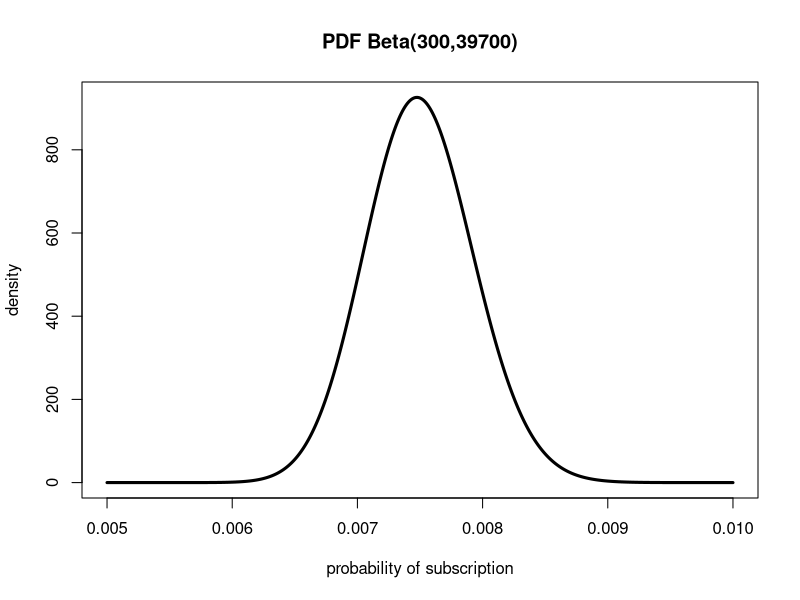
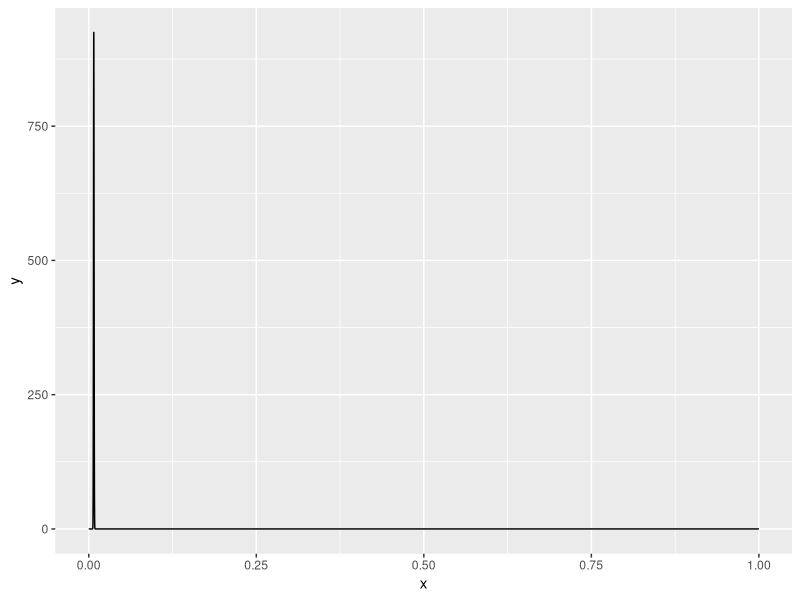
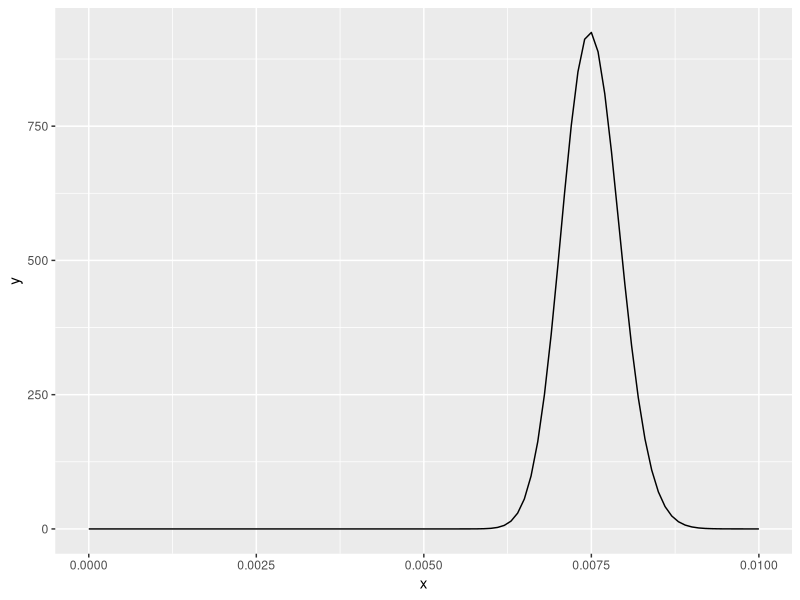
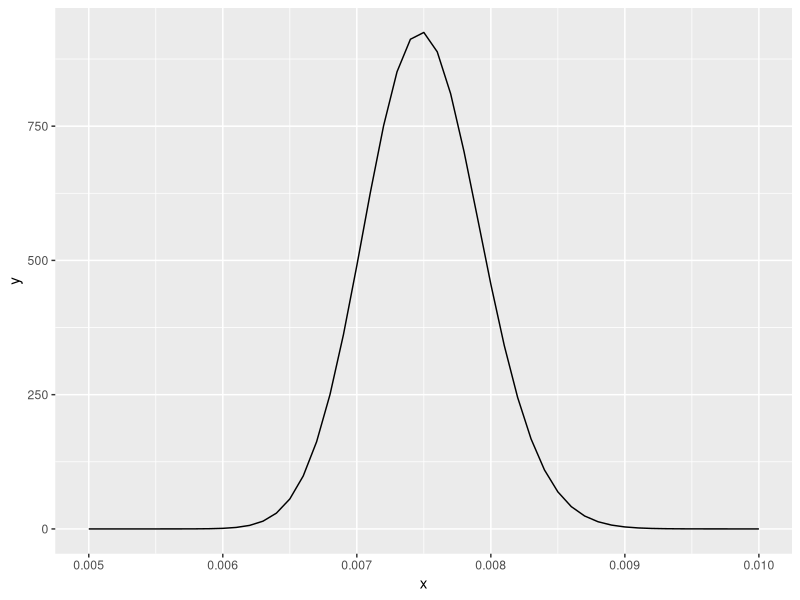
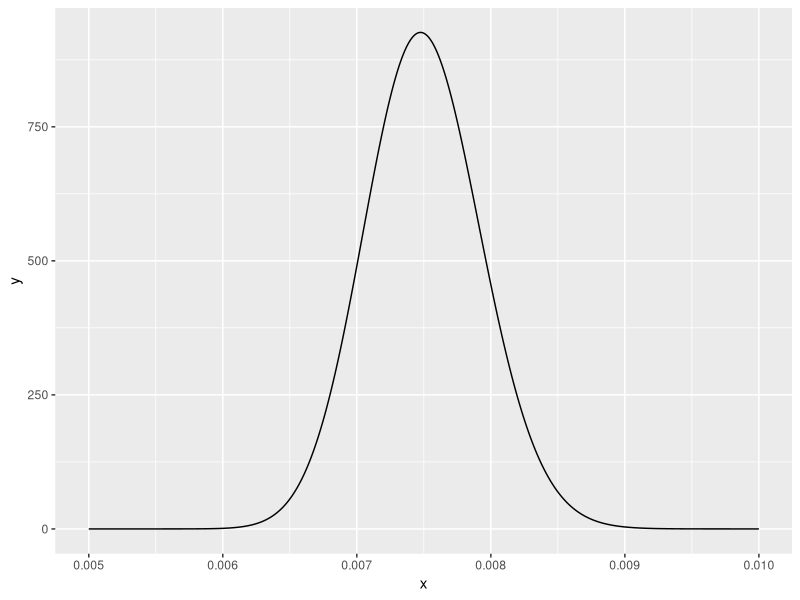
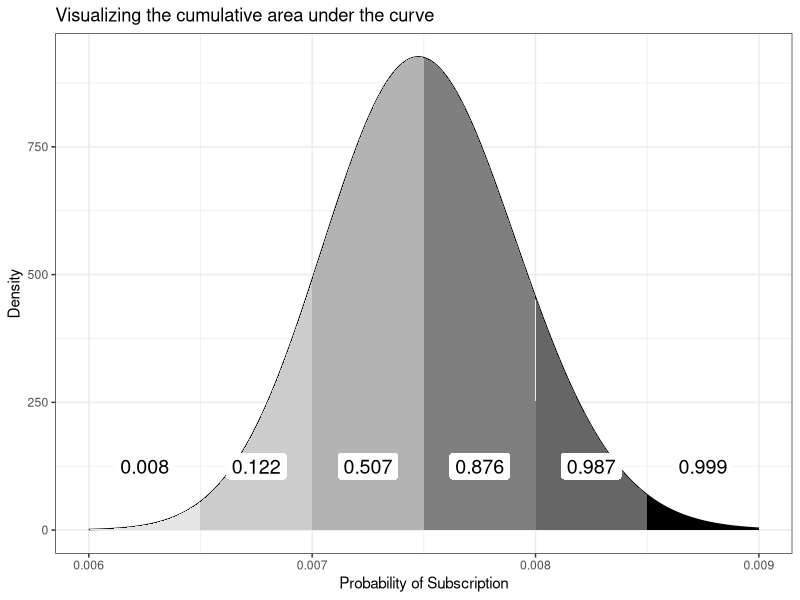
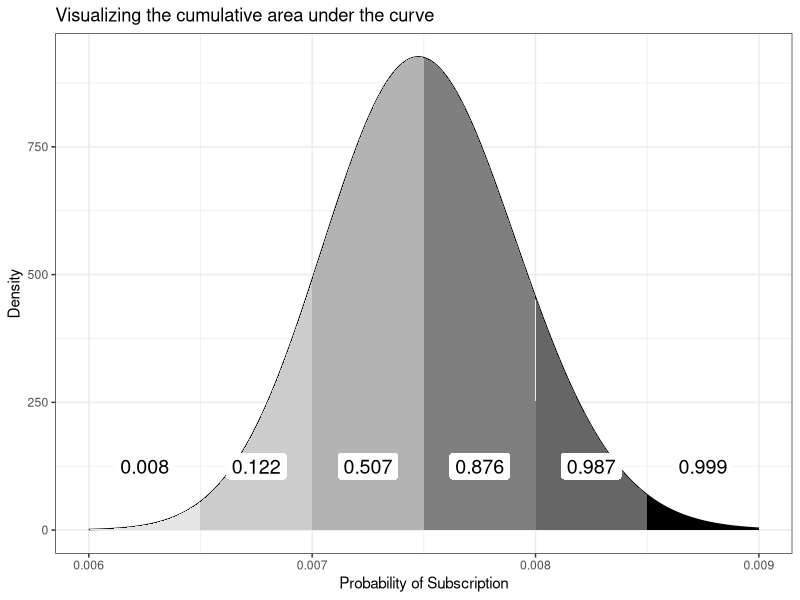
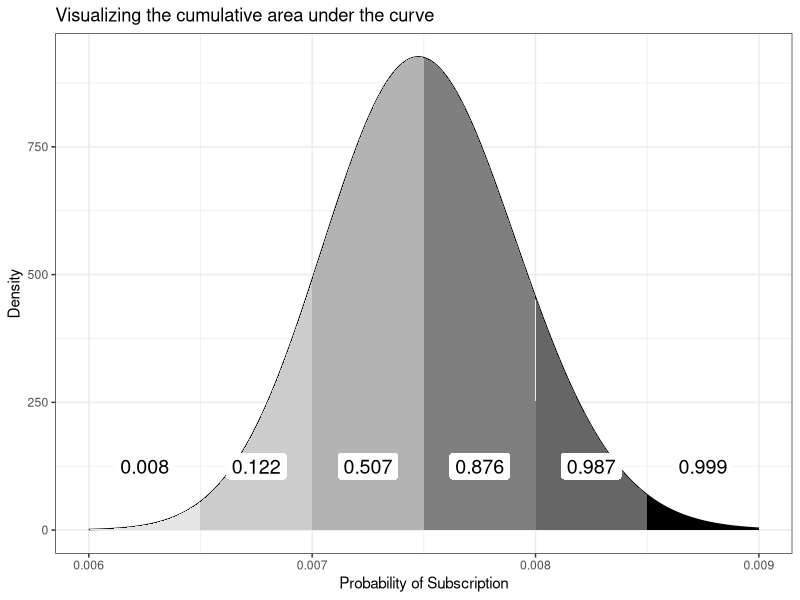

Recreate these plots in R, in order.
## ---- chunk 1
integrate(function(x)
    dbeta(x, 300, 39700), 0, 0.0065)

integrate(function(x)
    dbeta(x, 300, 39700), 0.0085, 1)
## ---- chunk 2
integrate(function(x)
    dbeta(x, 300, 39700), 0.0085, 1)[["value"]] /
integrate(function(x)
    dbeta(x, 300, 39700), 0, 0.0065)[["value"]]
## ---- chunk 3
xs <- seq(0.005, 0.01, by = 0.00001)
xs.all <- seq(0, 1, by = 0.0001)
plot(
    xs,
    dbeta(xs, 300, 40000 - 300),
    type = 'l',
    lwd = 3,
    ylab = "density",
    xlab = "probability of subscription",
    main = "PDF Beta(300,39700)"
)
## ---- chunk 4
tibble::tibble(x = seq(0, 1, .0001),
               y = dbeta(x, 300, 39700)) |> 
    ggplot2::ggplot(ggplot2::aes(x = x, y = y)) +
    ggplot2::geom_line()
## ---- chunk 5
tibble::tibble(x = seq(0, 0.01, .0001),
               y = dbeta(x, 300, 39700)) |> 
    ggplot2::ggplot(ggplot2::aes(x = x, y = y)) +
    ggplot2::geom_line()
## ---- chunk 6
tibble::tibble(x = seq(0.005, 0.01, .0001),
               y = dbeta(x, 300, 39700)) |> 
    ggplot2::ggplot(ggplot2::aes(x = x, y = y)) +
    ggplot2::geom_line()
## ---- chunk 7
tibble::tibble(x = seq(0.005, 0.01, .00001),
               y = dbeta(x, 300, 39700)) |> 
    ggplot2::ggplot(ggplot2::aes(x = x, y = y)) +
    ggplot2::geom_line()
## ---- chunk 8
#| label: fig-pb-13-2a
#| fig-cap: "Visualizing the cumulative area under the curve"
#| attr-source: '#lst-fig-pb-13-2a lst-cap="Highlighting the cumulative area under the curve"'
#| out.width: 70%
#| fig.align: center

x_lower <-  seq(0.006, 0.0085, 0.0005)
x_upper <-  seq(0.0065, 0.009, 0.0005)
text_pos <- seq(0.00625, 0.00875, 0.0005)
colors <- c("gray90", "gray80", "gray70", "gray50", "gray40", "black") 

df_13_2 <- 
tibble::tibble(x = seq(0.006, 0.009, length.out = 6000),
               y = dbeta(x, 300, 39700))

ggplot2::ggplot(df_13_2, ggplot2::aes(x = x, y = y)) +
ggplot2::geom_line() +
        ggplot2::geom_area(data = df_13_2 |>
                           dplyr::filter(x >= x_lower[1] & x <  x_upper[1]),
                           fill = colors[1]
                           ) +
        ggplot2::annotate(geom = "label", x = text_pos[1], 
                          size = 5, y = 125, color = "black", fill = "white", label.size = NA,
                          label = round(integrate(function(x) 
                  dbeta(x, 300, 39700), x_lower[1], x_upper[1])[["value"]], 3)) +
    
        ggplot2::geom_area(data = df_13_2 |> 
                           dplyr::filter(x >= x_lower[2] & x <  x_upper[2]),
                           fill = colors[2]
                           ) +
        ggplot2::annotate(geom = "label", x = text_pos[2], size = 5, y = 125, color = "black", fill = "white", label.size = NA,
            label = round(integrate(function(x) 
              dbeta(x, 300, 39700), x_lower[1], x_upper[2])[["value"]], 3)) +

        ggplot2::geom_area(data = df_13_2 |> 
                           dplyr::filter(x >= x_lower[3] & x <  x_upper[3]),
                           fill = colors[3]
                           ) +
        ggplot2::annotate(geom = "label", x = text_pos[3], size = 5, y = 125, color = "black", fill = "white", label.size = NA, 
            label = round(integrate(function(x) 
              dbeta(x, 300, 39700), x_lower[1], x_upper[3])[["value"]], 3)) +

        ggplot2::geom_area(data = df_13_2 |> 
                           dplyr::filter(x >= x_lower[4] & x <  x_upper[4]),
                           fill = colors[4]
                           ) +
        ggplot2::annotate(geom = "label", x = text_pos[4], size = 5, y = 125, color = "black", fill = "white", label.size = NA, 
            label = round(integrate(function(x) 
              dbeta(x, 300, 39700), x_lower[1], x_upper[4])[["value"]], 3)) +

        ggplot2::geom_area(data = df_13_2 |> 
                           dplyr::filter(x >= x_lower[5] & x <  x_upper[5]),
                           fill = colors[5]
                           ) +
        ggplot2::annotate("label", x = text_pos[5], size = 5, y = 125, color = "black", fill = "white", label.size = NA, 
            label = round(integrate(function(x) 
              dbeta(x, 300, 39700), x_lower[1], x_upper[5])[["value"]], 3)) +

        ggplot2::geom_area(data = df_13_2 |> 
                           dplyr::filter(x >= x_lower[6] & x <  x_upper[6]),
                           fill = colors[6]
                           ) +
        ggplot2::annotate(geom = "label", x = text_pos[6], size = 5, y = 125, color = "black", fill = "white", label.size = NA, 
            label = round(integrate(function(x) 
              dbeta(x, 300, 39700), x_lower[1], x_upper[6])[["value"]], 3)) +

ggplot2::theme_bw() +
ggplot2::labs(
    title = "Visualizing the cumulative area under the curve",
    x = "Probability of Subscription",
    y = "Density"
)

## ---- chunk 9
#| label: fig-pb-13-2b
#| fig-cap: "Visualizing the cumulative area under the curve"
#| attr-source: '#lst-fig-pb-13-2b lst-cap="Highlighting the cumulative area under the curve"'
#| out.width: 70%
#| fig.align: center


x_lower <-  seq(0.006, 0.0085, 0.0005)
x_upper <-  seq(0.0065, 0.009, 0.0005)
label_x_pos <- seq(0.00625, 0.00875, 0.0005)
colors <- c("gray90", "gray80", "gray70", "gray50", "gray40", "black") 

cum_rate = 0
for (i in 1:6) {
    cum_rate[i] <- 
    round(integrate(function(x) 
                      dbeta(x, 300, 39700), x_lower[1], x_upper[i])[["value"]], 3) 
}

add_label <- function(x_pos, txt) {
    ggplot2::annotate(
        geom = "label",
        x = x_pos,
        y = 125,
        size = 5,
        label = txt,
        label.size = NA
    )
}


highlight_one_area <- function(df, i) {
        ggplot2::geom_area(data = df |>
                       dplyr::filter(x >= x_lower[i] & x <  x_upper[i]),
                       fill = colors[i])
}



df_13_2 <- 
    tibble::tibble(x = seq(0.006, 0.009, length.out = 6000),
                   y = dbeta(x, 300, 39700)) 


p_13_2 <- 
    ggplot2::ggplot(df_13_2, ggplot2::aes(x = x, y = y)) +
    ggplot2::geom_line() +
    highlight_one_area(df_13_2, 1) +
    highlight_one_area(df_13_2, 2) +
    highlight_one_area(df_13_2, 3) +
    highlight_one_area(df_13_2, 4) +
    highlight_one_area(df_13_2, 5) +
    highlight_one_area(df_13_2, 6) +
    add_label(label_x_pos, cum_rate) +
    ggplot2::theme_bw() +
    ggplot2::labs(
        title = "Visualizing the cumulative area under the curve",
        x = "Probability of Subscription",
        y = "Density"
    )

p_13_2

## ---- chunk 10
#| label: fig-pb-13-2c
#| fig-cap: "Visualizing the cumulative area under the curve"
#| attr-source: '#lst-fig-pb-13-2c lst-cap="Highlighting the cumulative area under the curve"'
#| out.width: 70%
#| fig.align: center

########### Vectors ##############

x_lower <-  seq(0.006, 0.0085, 0.0005)
x_upper <-  seq(0.0065, 0.009, 0.0005)
label_x_pos <- seq(0.00625, 0.00875, 0.0005)
colors <- c("gray90", "gray80", "gray70", "gray50", "gray40", "black") 

########### Functions ############


cum_rate = 0
for (i in 1:6) {
    cum_rate[i] <- 
    round(integrate(function(x) 
                      dbeta(x, 300, 39700), x_lower[1], x_upper[i])[["value"]], 3) 
}

add_label <- function(x_pos, txt) {
    ggplot2::annotate(
        geom = "label",
        x = x_pos,
        y = 125,
        size = 5,
        label = txt,
        label.size = NA
    )
}

highlight_areas <- function(df, i) {
        ggplot2::geom_area(data = df |>
                       dplyr::filter(x >= x_lower[i] & x <  x_upper[i]),
                       fill = colors[i])
}

######### Graph plotting ############

df_13_2 <- 
    tibble::tibble(x = seq(0.006, 0.009, length.out = 6000),
                   y = dbeta(x, 300, 39700)) 

p_13_2 <- 
    ggplot2::ggplot(df_13_2, ggplot2::aes(x = x, y = y)) +
    ggplot2::geom_line() +
    purrr::map(1:6, highlight_areas, df = df_13_2) +
    add_label(label_x_pos, cum_rate) +
    ggplot2::theme_bw() +
    ggplot2::labs(
        title = "Visualizing the cumulative area under the curve",
        x = "Probability of Subscription",
        y = "Density"
    )

p_13_2


## ---- chunk 11
#| label: fig-pb-13-3
#| fig-cap: "Plotting just the cumulative probability from Figure 13-2"
#| attr-source: '#lst-fig-pb-13-3 lst-cap="Plot the cumulative area under the curve"'
#| out.width: 70%
#| fig.align: center

df_13_3 <- 
tibble::tibble(x = seq(0.006, 0.009, 0.0005),
               y = pbeta(x, 300, 39700)) 

    ggplot2::ggplot(df_13_3, ggplot2::aes(x = x, y = y)) +
    ggplot2::geom_point() +
    ggplot2::theme_bw() +
    ggplot2::labs(
        title = "The cumulative distribution function",
        x = "Subscription rate",
        y = "Cumulative Probability"
    )
## ---- chunk 12
#| label: fig-pb-13-4a
#| fig-cap: "The CDF for our problem"
#| attr-source: '#lst-fig-pb-13-4a lst-cap="Plot the Cumulative Distribution Function (CDF)"'
#| out.width: 70%
#| fig.align: center

df_13_4a <- 
tibble::tibble(x = seq(0.005, 0.01, 1e-6),
               y = pbeta(x, 300, 39700)) 

    ggplot2::ggplot(df_13_4a, ggplot2::aes(x = x, y = y)) +
    ggplot2::geom_line() +
    ggplot2::theme_bw() +
    ggplot2::labs(
        title = "The cumulative distribution function",
        x = "Subscription rate",
        y = "Cumulative Probability"
    )
## ---- chunk 13
#| label: fig-pb-13-4b
#| fig-cap: "The ECDF for our problem"
#| attr-source: '#lst-fig-pb-13-4b lst-cap="Plot the Empirical Cumulative Distribution Function (ECDF)"'
#| out.width: 70%
#| fig.align: center

df_13_4b <- 
tibble::tibble(x = seq(0.005, 0.01, 1e-4),
               y = rbeta(x, 300, 39700)) 


ggplot2::ggplot(df_13_4b, ggplot2::aes(y)) +
    ggplot2::stat_ecdf(geom = "step") +
    ggplot2::theme_bw() +
    ggplot2::labs(
        title = "The empirical cumulative distribution function (ECDF)",
        x = "x",
        y = "ECDF"
    )
## ---- chunk 14
#| label: fig-pb-13-4c
#| fig-cap: "The ECDF for our problem"
#| attr-source: '#lst-fig-pb-13-4c lst-cap="Plot the Cumulative Distribution Function (CDF)"'
#| out.width: 70%
#| fig.align: center

df_13_4c <- 
tibble::tibble(x = seq(0.005, 0.01, 1e-4),
               y = rbeta(x, 300, 39700)) 


ggplot2::ggplot(df_13_4c, ggplot2::aes(y)) +
    ggplot2::stat_ecdf(geom = "point") +
    ggplot2::theme_bw() +
    ggplot2::labs(
        title = "The empirical cumulative distribution function (ECDF)",
        x = "x",
        y = "ECDF"
    )
## ---- chunk 15
#| label: fig-pb-13-4d
#| fig-cap: "The ECDF for our problem"
#| attr-source: '#lst-fig-pb-13-4d lst-cap="Plot the Empirical Cumulative Distribution Function (ECDF)"'
#| out.width: 70%
#| fig.align: center

df_13_4d <- 
tibble::tibble(x = seq(0.005, 0.01, 1e-6),
               y = rbeta(x, 300, 39700)) 


ggplot2::ggplot(df_13_4d, ggplot2::aes(y)) +
    ggplot2::stat_ecdf(geom = "step") +
    ggplot2::theme_bw() +
    ggplot2::labs(
        title = "The empirical cumulative distribution function (ECDF)",
        x = "x",
        y = "ECDF"
    )
